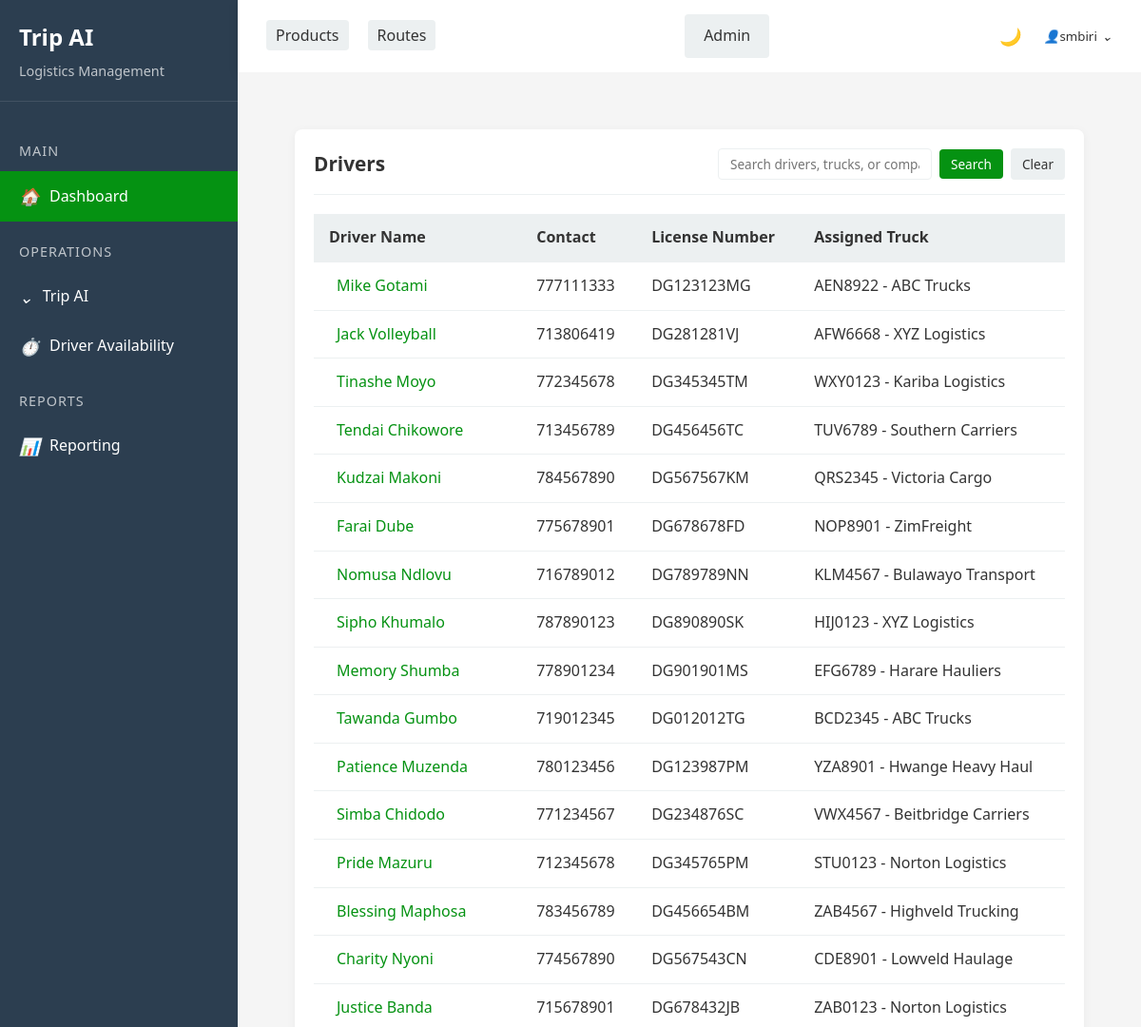
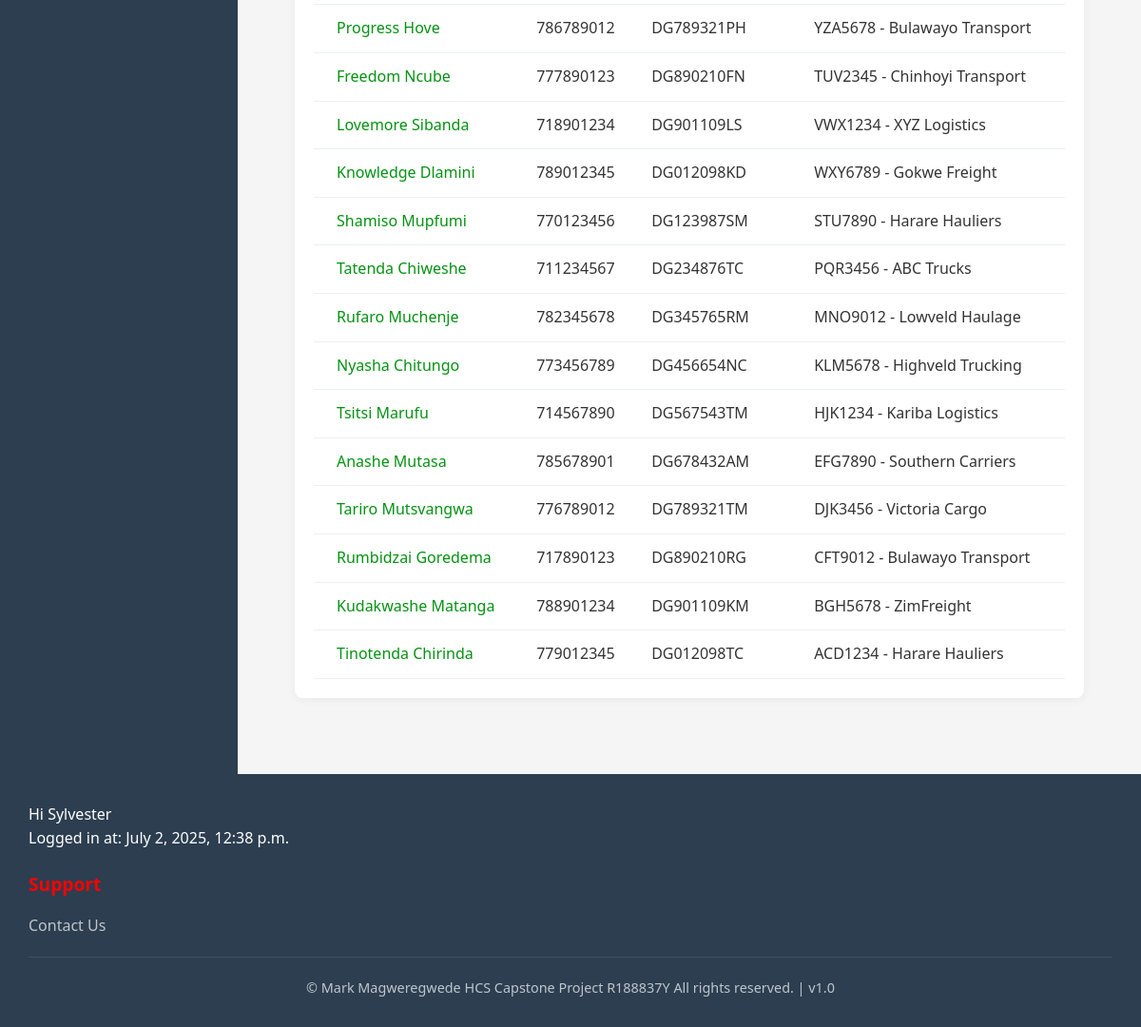
/app/driver/ (signed in), run on the app's committed database (2 pictures, top to bottom).
### triplog/models.py (models this page shows, shortened)
class Driver(models.Model):
    name = models.CharField(max_length=255)
    license_number = models.CharField(max_length=10, unique=True)
    assigned_truck = models.OneToOneField(
        Truck, on_delete=models.SET_NULL, null=True, blank=True,unique=True)
    contact = models.CharField(max_length=10)
    def get_absolute_url(self):
        return reverse("driver_detail", kwargs={"pk": self.pk})

class Truck(models.Model):
    plate_number = models.CharField(max_length=7, unique=True)
    capacity_kg = models.FloatField()
    truck_company = models.ForeignKey(TruckCompany, on_delete=models.CASCADE, related_name="trucks")
    status = models.CharField(max_length=50, choices=[("Active", "Active"),("In Use", "In Use"),("Maintenance", "Maintenance")])
    def __str__(self):
        return f"{self.plate_number} - {self.truck_company.name}"

class TruckCompany(models.Model):
    name = models.CharField(max_length=255)
    contact = models.CharField(max_length=20)
    email = models.CharField(max_length=30)
    address = models.CharField(max_length=255)

### triplog/views.py (the view)
# urls.py: path("driver/", DriverListView.as_view(), name="driver_list"),
class DriverListView(ClerkOrManagerRequiredMixin, ListView):
    model = Driver
    template_name = "driver/driver_list.html"
    context_object_name = "driver_list"
    def get_queryset(self):
        queryset = super().get_queryset()
        search_query = self.request.GET.get('search', '')
        if search_query:
            queryset = queryset.filter(
                Q(name__icontains=search_query) |
                Q(assigned_truck__plate_number__icontains=search_query) |
                Q(assigned_truck__truck_company__name__icontains=search_query)
            )
        return queryset.select_related('assigned_truck__truck_company')

### triplog/templatetags/user_groups.py (called while the page is built)
@register.filter
def is_manager(user):
    if not user.is_authenticated:
        return False
    return user.groups.filter(name='managers').exists()

@register.filter
def is_clerk_or_manager(user):
    if not user.is_authenticated:
        return False
    return user.groups.filter(name__in=['clerks', 'managers']).exists()

### triplog/utils/permissions.py (called while the page is built)
def is_clerk(user):
    return user.groups.filter(name='clerks').exists()

def is_clerk_or_manager(user):
    return is_clerk(user) or is_manager(user)

    def test_func(self):
        return is_clerk_or_manager(self.request.user)

### templates/driver/driver_list.html (shortened to what this page needs)
{% extends 'base.html' %}
{% load user_groups %}
{% block content %}
<div class="content-area">
    <div class="card">
        <div class="card-header">
            <h2> Drivers</h2>
            <div class="search-container">
                <form method="get" class="search-form">
                    <input type="text" name="search" placeholder="Search drivers, trucks, or companies"
                        value="{{ request.GET.search|default:'' }}">
                    <button type="submit" class="btn btn-primary btn-sm">
                         Search
                    </button>
                    <a href="{% url 'driver_list' %}" class="btn btn-secondary btn-sm clear-btn">
                         Clear
                    </a>
                </form>
            </div>
        </div>
        <div class="card-body">
            <div class="table-responsive">
                <table class="driver-table">
                    <thead>
                        <tr>
                            <th>Driver Name</th>
                            <th>Contact</th>
                            <th>License Number</th>
                            <th>Assigned Truck</th>
                        </tr>
                    </thead>
                    <tbody>
                        {% for driver in driver_list %}
                        <tr>
                            <td>
                                <a href="{{ driver.get_absolute_url }}" class="driver-link">
                                     {{ driver.name }}
                                </a>
                            </td>
                            <td>{{ driver.contact }}</td>
                            <td>{{ driver.license_number }}</td>
                            <td>
                                {% if driver.assigned_truck %}
                                {{ driver.assigned_truck|default:"-" }}
                                {% else %}
                                -
                                {% endif %}
                            </td>
                        </tr>
                        {% endfor %}
                    </tbody>
                </table>
            </div>
        </div>
    </div>
</div>
{% endblock %}

### templates/base.html (shortened to what this page needs)
{% load static %}
{% load user_groups %}
<!DOCTYPE html>
<html lang="en">
<head>
    <link rel="stylesheet" href="{% static 'css/style.css' %}">
</head>
<body>
    <div class="container">
        {% if user.is_authenticated %}
        <aside class="sidebar">
            <div onclick="window.location.href='/';" style="cursor: pointer;" class="sidebar-header">
                <h2>Trip AI</h2>
                <p>Logistics Management</p>
            </div>
            <div class="sidebar-menu">
                {% if user|is_clerk_or_manager %}
                <div class="menu-category">Main</div>
                <div class="menu-item active" onclick="window.location.href='/app'">
                    <i class="icon-home"></i>
                    <span>Dashboard</span>
                </div>
                {% endif %}
                <div class="menu-category">Operations</div>
                {% if user|is_clerk_or_manager %}
                <div class="menu-item" onclick="toggleSubmenu('trip-ai-menu')">
                    <i class="icon-chevron"></i>
                    <span>Trip AI</span>
                </div>
                {% endif %}
                <div class="menu-item" onclick="navigateToDriverAvailability();">
                    <i class="icon-availability"></i>
                    <span>Driver Availability</span>
                </div>
                <div class="menu-category">Reports</div>
                <div class="menu-item" onclick="window.location.href='/app/reporting/';">
                    <i class="icon-reporting"></i>
                    <span>Reporting</span>
                </div>
            </div>
        </aside>
        {% endif %}
        <main class="main-content">
            <nav class="navbar">
                {% if user|is_clerk_or_manager %}
                <ul class="nav-links">
                    <li><a href="{% url 'product_list'  %}" class="btn btn-secondary">Products</a></li>
                    <li><a href="{% url 'route_list'  %}" class="btn btn-secondary">Routes</a></li>
                </ul>
                {% endif %}
                <a href="/admin" class="btn btn-secondary" target=" _blank">Admin</a>
                <div class="user-actions">
                    <div class="dark-mode-toggle" id="darkModeToggle">
                        <i class="icon-moon"></i>
                    </div>
                    <div class="user-dropdown">
                        <button class="dropdown-btn">
                            <i class="icon-user"></i>
                            {% if user.is_authenticated %}
                            {{ user.username }}
                            {% else %}
                            Guest
                            {% endif %}
                            <i class="icon-chevron"></i>
                        </button>
                    </div>
                </div>
            </nav>
            <div class="content-area" id="content-area">
                {% block content %}
                {% endblock %}
            </div>
        </main>
    </div>
    <footer>
        <div class="footer-section">
            {% if user.is_authenticated %}
            <p>Hi {{ user.first_name }}</p>
            <p>Logged in at: {{ user.last_login }}</p>
            {% endif %}
        </div>
        <div class="footer-section">
            <h3>Support</h3>
            <ul>
                <li><a href="#">Contact Us</a></li>
            </ul>
        </div>
        <div class="footer-bottom">
            <p>&copy; Mark Magweregwede HCS Capstone Project R188837Y All rights reserved. | v1.0</p>
        </div>
    </footer>
</body>
</html>

### static/css/style.css (style rules this page uses)
:root { --primary-color: rgb(5, 146, 18); --secondary-color: rgb(6, 208, 1); --accent-color: rgb(155, 236, 0); --highlight-color: rgb(252, 0, 0); --dark-color: #2c3e50; --light-color: #ecf0f1; --text-color: #333; --bg-color: #f5f5f5; --card-bg: white; --footer-bg: var(--dark-color); --footer-text: white; }
* { margin: 0; padding: 0; box-sizing: border-box; font-family: 'Segoe UI', Tahoma, Geneva, Verdana, sans-serif; }
body { background-color: var(--bg-color); color: var(--text-color); line-height: 1.6; display: flex; flex-direction: column; min-height: 100vh; transition: background-color 0.3s, color 0.3s; }
a { text-decoration: none; color: inherit; }
.container { display: flex; flex: 1; }
.sidebar { width: 250px; background-color: var(--dark-color); color: white; padding: 20px 0; transition: all 0.3s; }
.sidebar-header { padding: 0 20px 20px; border-bottom: 1px solid rgba(255, 255, 255, 0.1); }
.sidebar-header h2 { font-size: 1.5rem; margin-bottom: 5px; }
.sidebar-header p { color: rgba(255, 255, 255, 0.7); font-size: 0.9rem; }
.sidebar-menu { padding: 20px 0; }
.menu-category { padding: 10px 20px; color: rgba(255, 255, 255, 0.7); font-size: 0.9rem; text-transform: uppercase; letter-spacing: 1px; margin-top: 10px; }
.menu-item { padding: 12px 20px; display: flex; align-items: center; cursor: pointer; transition: all 0.3s; }
.menu-item.active { background-color: var(--primary-color); }
.menu-item i { margin-right: 10px; font-size: 1.1rem; }
.main-content { flex: 1; display: flex; flex-direction: column; }
.navbar { background-color: var(--card-bg); padding: 15px 30px; display: flex; justify-content: space-between; align-items: center; box-shadow: 0 2px 10px rgba(0, 0, 0, 0.1); transition: background-color 0.3s; }
.nav-links { display: flex; list-style: none; }
.nav-links li { margin-right: 20px; }
.nav-links a { color: var(--text-color); font-weight: 500; padding: 5px 10px; border-radius: 4px; transition: all 0.3s; }
.user-actions { display: flex; align-items: center; gap: 15px; }
.dark-mode-toggle { display: flex; align-items: center; cursor: pointer; color: var(--text-color); }
.dark-mode-toggle i { margin-right: 5px; font-size: 1.1rem; }
.user-dropdown { position: relative; display: inline-block; }
.dropdown-btn { background-color: transparent; border: none; cursor: pointer; display: flex; align-items: center; color: var(--text-color); font-weight: 500; }
.dropdown-btn i { margin-left: 5px; }
.content-area { flex: 1; padding: 30px; background-color: var(--bg-color); transition: background-color 0.3s; }
.btn { padding: 10px 20px; border-radius: 4px; border: none; cursor: pointer; font-weight: 500; transition: all 0.3s; }
.btn-primary { background-color: var(--primary-color); color: white; }
.btn-secondary { background-color: var(--light-color); color: var(--text-color); }
.card { background-color: var(--card-bg); border-radius: 8px; box-shadow: 0 2px 10px rgba(0, 0, 0, 0.05); padding: 20px; margin-bottom: 20px; transition: background-color 0.3s, box-shadow 0.3s; }
.card-header { display: flex; justify-content: space-between; align-items: center; margin-bottom: 20px; padding-bottom: 15px; border-bottom: 1px solid var(--light-color); }
.card-header h2 { font-size: 1.3rem; color: var(--text-color); }
table { width: 100%; border-collapse: collapse; }
th, td { padding: 12px 15px; text-align: left; border-bottom: 1px solid var(--light-color); }
th { background-color: var(--light-color); font-weight: 600; }
footer { background-color: var(--footer-bg); color: var(--footer-text); padding: 30px; margin-top: auto; transition: background-color 0.3s, color 0.3s; }
.footer-section { flex: 1; min-width: 250px; margin-bottom: 20px; }
.footer-section h3 { margin-bottom: 15px; font-size: 1.2rem; color: var(--highlight-color); }
.footer-section ul { list-style: none; }
.footer-section ul li { margin-bottom: 10px; }
.footer-section ul li a { color: rgba(255, 255, 255, 0.7); transition: all 0.3s; }
.footer-bottom { text-align: center; padding-top: 20px; border-top: 1px solid rgba(255, 255, 255, 0.1); margin-top: 20px; color: rgba(255, 255, 255, 0.7); font-size: 0.9rem; }
.icon-home::before { content: "🏠"; }
.icon-user::before { content: "👤"; }
.icon-availability::before { content: "⏱️"; }
.icon-reporting::before { content: "📊"; }
.icon-chevron::before { content: "⌄"; }
.icon-moon::before { content: "🌙"; }

### data on the page
Driver: name "Mike Gotami", contact "777111333", license_number "DG123123MG", assigned_truck "AEN8922 - ABC Trucks"
Driver: name "Jack Volleyball", contact "713806419", license_number "DG281281VJ", assigned_truck "AFW6668 - XYZ Logistics"
Driver: name "Tinashe Moyo", contact "772345678", license_number "DG345345TM", assigned_truck "WXY0123 - Kariba Logistics"
Driver: name "Tendai Chikowore", contact "713456789", license_number "DG456456TC", assigned_truck "TUV6789 - Southern Carriers"
Driver: name "Kudzai Makoni", contact "784567890", license_number "DG567567KM", assigned_truck "QRS2345 - Victoria Cargo"
Driver: name "Farai Dube", contact "775678901", license_number "DG678678FD", assigned_truck "NOP8901 - ZimFreight"
Driver: name "Nomusa Ndlovu", contact "716789012", license_number "DG789789NN", assigned_truck "KLM4567 - Bulawayo Transport"
Driver: name "Sipho Khumalo", contact "787890123", license_number "DG890890SK", assigned_truck "HIJ0123 - XYZ Logistics"
Driver: name "Memory Shumba", contact "778901234", license_number "DG901901MS", assigned_truck "EFG6789 - Harare Hauliers"
Driver: name "Tawanda Gumbo", contact "719012345", license_number "DG012012TG", assigned_truck "BCD2345 - ABC Trucks"
Driver: name "Patience Muzenda", contact "780123456", license_number "DG123987PM", assigned_truck "YZA8901 - Hwange Heavy Haul"
Driver: name "Simba Chidodo", contact "771234567", license_number "DG234876SC", assigned_truck "VWX4567 - Beitbridge Carriers"
Driver: name "Pride Mazuru", contact "712345678", license_number "DG345765PM", assigned_truck "STU0123 - Norton Logistics"
Driver: name "Blessing Maphosa", contact "783456789", license_number "DG456654BM", assigned_truck "ZAB4567 - Highveld Trucking"
Driver: name "Charity Nyoni", contact "774567890", license_number "DG567543CN", assigned_truck "CDE8901 - Lowveld Haulage"
Driver: name "Justice Banda", contact "715678901", license_number "DG678432JB", assigned_truck "ZAB0123 - Norton Logistics"
Driver: name "Progress Hove", contact "786789012", license_number "DG789321PH", assigned_truck "YZA5678 - Bulawayo Transport"
Driver: name "Freedom Ncube", contact "777890123", license_number "DG890210FN", assigned_truck "TUV2345 - Chinhoyi Transport"
Driver: name "Lovemore Sibanda", contact "718901234", license_number "DG901109LS", assigned_truck "VWX1234 - XYZ Logistics"
Driver: name "Knowledge Dlamini", contact "789012345", license_number "DG012098KD", assigned_truck "WXY6789 - Gokwe Freight"
Driver: name "Shamiso Mupfumi", contact "770123456", license_number "DG123987SM", assigned_truck "STU7890 - Harare Hauliers"
Driver: name "Tatenda Chiweshe", contact "711234567", license_number "DG234876TC", assigned_truck "PQR3456 - ABC Trucks"
Driver: name "Rufaro Muchenje", contact "782345678", license_number "DG345765RM", assigned_truck "MNO9012 - Lowveld Haulage"
Driver: name "Nyasha Chitungo", contact "773456789", license_number "DG456654NC", assigned_truck "KLM5678 - Highveld Trucking"
Driver: name "Tsitsi Marufu", contact "714567890", license_number "DG567543TM", assigned_truck "HJK1234 - Kariba Logistics"
Driver: name "Anashe Mutasa", contact "785678901", license_number "DG678432AM", assigned_truck "EFG7890 - Southern Carriers"
Driver: name "Tariro Mutsvangwa", contact "776789012", license_number "DG789321TM", assigned_truck "DJK3456 - Victoria Cargo"
Driver: name "Rumbidzai Goredema", contact "717890123", license_number "DG890210RG", assigned_truck "CFT9012 - Bulawayo Transport"
Driver: name "Kudakwashe Matanga", contact "788901234", license_number "DG901109KM", assigned_truck "BGH5678 - ZimFreight"
Driver: name "Tinotenda Chirinda", contact "779012345", license_number "DG012098TC", assigned_truck "ACD1234 - Harare Hauliers"

### other printed values
{{ user.username }} "smbiri"
{{ user.first_name }} "Sylvester"
{{ user.last_login }} "July 2, 2025, 12:38 p.m."
